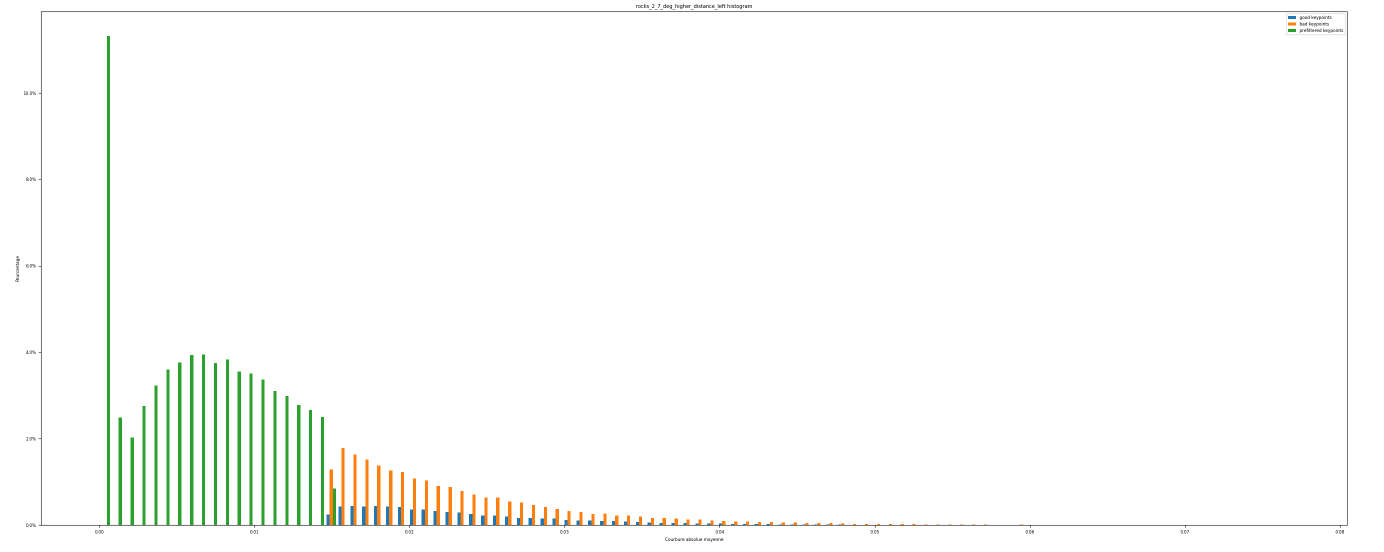
#> input picture blender_category_curvature_histogram.png, 2767 x 1103 px, given in place of 87_img_.png, which was not available (shown at 1/2 size)
$ python test_descriptor.py
#> lines starting #> are read from the running program, lines starting #| are printed output that depends on the picture; after the words box and inside, x2 and y2 are one past the last pixel; in counts of white or black regions, pixels touching at a corner belong together; pictures that were not available may be replaced by others from this repository, and a replacement may not be noted
### code/visu_hessian.py
import os
import sys
import cv2 as cv

import matplotlib.pyplot as plt
from matplotlib import colors
import numpy as np

from tqdm import tqdm
from numba import njit

# add the path to the descriptor folder
sys.path.append(os.path.join("..", "descriptor"))
# import visualize_hessian.visu_hessian
import descriptor as desc

# return to the root directory
sys.path.append(os.path.join(".."))

# set pyplot parameters
plt.rcParams["font.size"] = "6"


def convert_uint8_to_float32(img):
    """
    Convert a uint8 image to float32 image.
    img: uint8 image
    Return: float32 image
    """
    # force cast into float32 to avoid overflow
    img = img.astype(np.float32)
    # normalize image between 0 and 1
    img = img / 255
    return img


@njit
def compute_gradient(g_img, position):
    """
    Compute gradient with finite differences at order 1.
    g_img: float32 grayscale image
    position: (x,y) position of point in pixels
    return: gradient vector [dx, dy]
    """
    x, y = position
    dx = g_img[y, x + 1] - g_img[y, x - 1]
    dy = g_img[y + 1, x] - g_img[y - 1, x]
    return np.array([dx, dy])


@njit
def compute_hessian(g_img, position):
    """
    Compute hessian with finite differences at order 2.
    g_img: float32 grayscale image
    position: (x,y) position of the pixel
    return: hessian matrix [[dxx, dxy], [dxy, dyy]]
    """
    x, y = position
    # compute derivatives
    dxx = g_img[y, x + 1] + g_img[y, x - 1] - 2 * g_img[y, x]
    dyy = g_img[y + 1, x] + g_img[y - 1, x] - 2 * g_img[y, x]
    dxy = (
        g_img[y + 1, x + 1]
        + g_img[y - 1, x - 1]
        - g_img[y + 1, x - 1]
        - g_img[y - 1, x + 1]
    ) / 4
    return np.array([[dxx, dxy], [dxy, dyy]])


# [33 lines left out: function crop_image_around_keypoint, not called in this run]


@njit
def compute_hessian_gradient_subimage(sub_img, border_size=1):
    """
    Compute hessian and gradient of neighbors of the keypoint within a square neighborhood.
    sub_img: float32 grayscale image
    border_size: size of the border to exclude from the computation
    For locations in the avoided border, the values are set to 0
    Eigenvalues and eigenvectors are in decreasing order of signed value
    Convention: the eigenvectors are the rows of the eigvects array,
    ie eigvects[y, x, 0, 1] is the vertical coord of the first eigenvector
    That is not the numpy convention.
    Return array of hessian eigenvalues, array of hessian eigenvectors, array of gradients, computed within the border
    Return None if the zoomed area is not in the image.
    """

    h, w = sub_img.shape
    # initialize arrays
    eigvals = np.zeros((h, w, 2), dtype=np.float32)
    eigvects = np.zeros((h, w, 2, 2), dtype=np.float32)
    gradients = np.zeros((h, w, 2), dtype=np.float32)

    # loop over neighbors
    for y in range(border_size, h - border_size):
        for x in range(border_size, w - border_size):
            # simultaneously compute eigenvalues and eigenvectors
            H = compute_hessian(sub_img, (x, y))
            eigvals[y, x], eigvects_col = np.linalg.eig(
                H
            )  # numpy naturally returns the eigenvectors as columns
            # sort eigenvalues and eigenvectors in decreasing order of signed value
            # numpy argsort by default sorts in increasing order, so we pass the opposite of the eigenvalues
            idx = np.argsort(-eigvals[y, x])
            eigvals[y, x] = eigvals[y, x, idx]
            eigvects_col = eigvects_col[:, idx]

            # eigvect_col is a 2*2 array, each column is an eigenvector
            eigvects[y, x] = (
                eigvects_col.T
            )  # we want the eigenvectors as rows (convention)
            gradients[y, x] = compute_gradient(sub_img, (x, y))

    return eigvals, eigvects, gradients


# [954 lines left out: functions visualize_curvature_values, rotate_subimage, visualize_curvature_values_rotated, add_vector_to_ax, compute_downsampling_step, downsample_array and 11 more, not called in this run]

### descriptor/descriptor.py
import os
import sys
import cv2 as cv
import numpy as np
import matplotlib.pyplot as plt
from scipy.signal import convolve, fftconvolve
import scipy.ndimage as ndimage

# add the path to the visualize_hessian folder
sys.path.append(os.path.join("..", "visualize_hessian"))
# import visualize_hessian.visu_hessian
import visu_hessian as vh

# return to the root directory
sys.path.append(os.path.join(".."))

################
# Orientations #
################


# [224 lines left out: functions compute_orientation, convert_angles_to_pos_degrees, compute_orientations, create_1D_gaussian_kernel, convolve_2D_gaussian, compute_gaussian_mean and 5 more, not called in this run]


def compute_features_overall_abs(g_img, border_size=1):
    """
    Compute useful features for all pixels of a grayscale image.
    All angular features are in degrees in [0, 360[.
    Return signed principal directions, absolute value of eigenvalues, gradients norms and orientations.
    """
    # compute eigenvalues and eigenvectors of the Hessian matrix
    # recall objects in the avoided border are set to 0
    eigvals, eigvects, gradients = vh.compute_hessian_gradient_subimage(
        g_img, border_size
    )

    # compute eigenvalues absolute values
    abs_eigvals = np.abs(eigvals)
    # compute gradients norms
    gradients_norms = np.linalg.norm(gradients, axis=2)

    # Make eigenvalues positive by multiplying their corresponding eigenvectors by their signs.
    # ie 180° rotation
    signed_eigvects = np.zeros_like(eigvects, dtype=np.float32)
    for eigval_id in range(2):
        signed_eigvects[:, :, eigval_id] = (
            eigvects[:, :, eigval_id]
            * ((eigvals[:, :, eigval_id] > 0)[:, :, np.newaxis])
            + eigvects[:, :, eigval_id]
            * ((eigvals[:, :, eigval_id] < 0) * (-1))[:, :, np.newaxis]
        )

    # compute principal directions of the Hessian matrix as angles with horizontal vector
    signed_principal_directions = np.zeros(eigvects.shape[:3], dtype=np.float32)
    for eigvect_id in range(2):
        signed_principal_directions[:, :, eigvect_id] = compute_horiz_angles(
            signed_eigvects[:, :, eigvect_id]
        )
    # compute orientations of the gradients in degrees
    orientations = compute_orientations(g_img, border_size)

    # convert and rescale angles in [0, 360[
    posdeg_orientations = convert_angles_to_pos_degrees(orientations)
    # same for principal directions (therefore they are angles)
    posdeg_signed_principal_directions = np.zeros(
        signed_principal_directions.shape[:3], dtype=np.float32
    )
    for prin_dir_id in range(2):
        posdeg_signed_principal_directions[
            :, :, prin_dir_id
        ] = convert_angles_to_pos_degrees(
            signed_principal_directions[:, :, prin_dir_id]
        )

    features = [
        posdeg_signed_principal_directions,
        abs_eigvals,
        gradients_norms,
        posdeg_orientations,
    ]

    return features


######################
# Compute histograms #
######################


# [508 lines left out: functions rescale_value, rotate_orientations, compute_vector_histogram, rotate_point, rotate_point_pixel, compute_rotated_vector_histogram and 2 more, not called in this run]


# def compute_descriptor_histograms_1_2_rotated(
#     overall_features_1_2, kp_position, nb_bins=3, bin_radius=2, delta_angle=5.0, sigma=0
# ):
#     """
#     Compute the histograms for the descriptor of a keypoint, with the rotated neighborhood.
#     overall_features_posneg: list of features arrays of all pixels of the image
#     kp_position: (x, y) int pixel position of keypoint in the image frame
#     return descriptor_histograms: list of 3 histograms, each of shape (nb_bins, nb_bins, nb_angular_bins)
#     1st histogram: first eigenvalues (highest signed value)
#     2nd histogram: second eigenvalues
#     3rd histogram: gradients
#     """
#     x_kp, y_kp = kp_position
#     # unpack the features
#     (
#         posdeg_principal_directions,
#         abs_eigvals,
#         gradients_norms,
#         posdeg_orientations,
#     ) = overall_features_1_2

#     # compute absolute value of keypoint eigenvalue for rescale
#     kp_abs_eigvals = abs_eigvals[y_kp, x_kp]

#     # rescale vectors values by keypoint value
#     rescaled_eigvals = np.zeros_like(abs_eigvals, dtype=np.float32)
#     for eigval_id in range(2):
#         rescaled_eigvals[:, :, eigval_id] = rescale_value(
#             abs_eigvals[:, :, eigval_id], kp_abs_eigvals[eigval_id]
#         )

#     # rotate vectors orientations
#     # principal directions
#     kp_prin_dirs = posdeg_principal_directions[y_kp, x_kp]
#     rotated_prin_dirs = np.zeros_like(posdeg_principal_directions, dtype=np.float32)
#     for eigval_id in range(2):
#         rotated_prin_dirs[:, :, eigval_id] = rotate_orientations(
#             posdeg_principal_directions[:, :, eigval_id],
#             kp_prin_dirs[eigval_id],
#         )
#     # gradients orientations
#     kp_orientation = posdeg_orientations[y_kp, x_kp]
#     rotated_orientations = rotate_orientations(
#         posdeg_orientations,
#         kp_orientation,
#     )

#     # compute the 2 eigenvalues histograms
#     eigvals_hists = [
#         compute_rotated_vector_histogram(
#             rescaled_eigvals[:, :, eigval_id],
#             rotated_prin_dirs[:, :, eigval_id],
#             kp_position,
#             kp_orientation,
#             nb_bins,
#             bin_radius,
#             delta_angle,
#             sigma,
#         )
#         for eigval_id in range(2)
#     ]

#     # compute gradients histogram
#     grad_hist = compute_rotated_vector_histogram(
#         gradients_norms,
#         rotated_orientations,
#         kp_position,
#         kp_orientation,
#         nb_bins,
#         bin_radius,
#         delta_angle,
#         sigma,
#     )

#     # stack all histograms
#     descriptor_histograms = [eigvals_hists[0], eigvals_hists[1], grad_hist]

#     return descriptor_histograms


def compute_descriptor_histograms_1_2_rotated(
    overall_features_1_2,
    kp_position,
    nb_bins=3,
    bin_radius=2,
    delta_angle=5.0,
    sigma=0,
    normalization_mode="global",
):
    """
    Compute the histograms for the descriptor of a keypoint, with the rotated neighborhood.
    overall_features_posneg: list of features arrays of all pixels of the image
    kp_position: (x, y) int pixel position of keypoint in the image frame
    normalization_mode: str mode of normalization (default is "global"), dictates how to normalize the histogram
    return descriptor_histograms: list of 3 histograms, each of shape (nb_bins, nb_bins, nb_angular_bins)
    1st histogram: first eigenvalues (highest signed value)
    2nd histogram: second eigenvalues
    3rd histogram: gradients
    """
    x_kp, y_kp = kp_position
    # unpack the features
    (
        posdeg_principal_directions,
        abs_eigvals,
        gradients_norms,
        posdeg_orientations,
    ) = overall_features_1_2

    # compute absolute value of keypoint eigenvalue for rescale
    kp_abs_eigvals = abs_eigvals[y_kp, x_kp]

    # rescale vectors values by keypoint value
    rescaled_eigvals = np.zeros_like(abs_eigvals, dtype=np.float32)
    for eigval_id in range(2):
        rescaled_eigvals[:, :, eigval_id] = rescale_value(
            abs_eigvals[:, :, eigval_id], kp_abs_eigvals[eigval_id]
        )

    # rotate vectors orientations
    # principal directions
    kp_prin_dirs = posdeg_principal_directions[y_kp, x_kp]
    rotated_prin_dirs = np.zeros_like(posdeg_principal_directions, dtype=np.float32)
    for eigval_id in range(2):
        rotated_prin_dirs[:, :, eigval_id] = rotate_orientations(
            posdeg_principal_directions[:, :, eigval_id],
            kp_prin_dirs[eigval_id],
        )
    # gradients orientations
    kp_orientation = posdeg_orientations[y_kp, x_kp]
    rotated_orientations = rotate_orientations(
        posdeg_orientations,
        kp_orientation,
    )

    # compute the 2 eigenvalues histograms
    eigvals_hists = [
        compute_rotated_vector_histogram(
            rescaled_eigvals[:, :, eigval_id],
            rotated_prin_dirs[:, :, eigval_id],
            kp_position,
            kp_orientation,
            nb_bins,
            bin_radius,
            delta_angle,
            sigma,
            normalization_mode,
        )
        for eigval_id in range(2)
    ]

    # compute gradients histogram
    grad_hist = compute_rotated_vector_histogram(
        gradients_norms,
        rotated_orientations,
        kp_position,
        kp_orientation,
        nb_bins,
        bin_radius,
        delta_angle,
        sigma,
        normalization_mode,
    )

    # stack all histograms
    descriptor_histograms = [eigvals_hists[0], eigvals_hists[1], grad_hist]

    return descriptor_histograms


#######################
# Descriptor Matching #
#######################


# [24 lines left out: functions flatten_descriptor, compute_descriptor_distance, not called in this run]
import os
import sys
import cv2 as cv
import numpy as np
import matplotlib.pyplot as plt
from scipy.signal import convolve, fftconvolve
import scipy.ndimage as ndimage

# add the path to the visualize_hessian folder
sys.path.append(os.path.join("..", "visualize_hessian"))
# import visualize_hessian.visu_hessian
import visu_hessian as vh

# return to the root directory
sys.path.append(os.path.join(".."))

################
# Orientations #
################


def compute_orientation(g_img, position, epsilon=1e-6):
    """
    Compute the orientation of the keypoint with Lowe's formula.
    g_img: float32 grayscale image
    position: (x, y) int pixel position of point
    epsilon: float to avoid division by 0 (default is 1e-6)
    return orientation: float32 orientation of the keypoint in degrees, within [0, 360[
    """
    x, y = position
    denominator = g_img[y, x + 1] - g_img[y, x - 1]
    # if denominator is too small, add or subtract epsilon to avoid division by 0 (convention taken)
    if np.abs(denominator) < epsilon:
        if denominator >= 0:
            denominator += epsilon
        else:
            denominator -= epsilon
    slope = (g_img[y + 1, x] - g_img[y - 1, x]) / denominator
    orientation = np.arctan(slope)

    return orientation


def convert_angles_to_pos_degrees(angles):
    """
    Convert array of angles in radians to positive degrees in [0, 360[
    """
    # translate the angles in [0, 2pi[
    posdeg_angles = angles % (2 * np.pi)
    # translate the orientation in [0, 360[
    posdeg_angles = posdeg_angles * 180 / np.pi
    return posdeg_angles


def compute_orientations(g_img, border_size=1):
    """
    Compute the orientation of all pixels of a grayscale image within a border
    g_img: float32 grayscale image
    border_size: int size of the border to ignore (default is 1)
    return orientations: float32 array of shape (height, width) of the orientations in radians
    """
    orientations = np.zeros_like(g_img, dtype=np.float32)
    for y in range(border_size, g_img.shape[0] - border_size):
        for x in range(border_size, g_img.shape[1] - border_size):
            orientations[y, x] = compute_orientation(g_img, (x, y))
    return orientations


#######################
# Gaussians averaging #
#######################


# [59 lines left out: functions create_1D_gaussian_kernel, convolve_2D_gaussian, compute_gaussian_mean, not called in this run]


###########################
# Compute feature vectors #
###########################


# def compute_angle(v1, v2, eps=1e-6):
#     """
#     Compute the angle between 2 vectors, in radians.
#     horizontal vector is always passed as second argument.
#     Return 0 if one of the vectors is null.
#     """
#     norms = [np.linalg.norm(v1), np.linalg.norm(v2)]
#     if norms[0] < eps or norms[1] < eps:
#         return 0.0
#     angle = np.arccos(np.dot(v1, v2) / (norms[0] * norms[1]))
#     return angle


def compute_angle(v1, v2, eps=1e-6):
    """
    Compute the angle between 2 vectors, in radians, in [0,2*pi].
    horizontal vector is always passed as second argument.
    Return 0 if one of the vectors is null.
    """
    norms = [np.linalg.norm(v1), np.linalg.norm(v2)]
    if norms[0] < eps or norms[1] < eps:
        return 0.0
    angle = np.arccos(np.dot(v1, v2) / (norms[0] * norms[1]))
    # decide between 2 possible angles with cross product
    if np.cross(v2, v1) < 0:
        angle = 2 * np.pi - angle
    return angle


def compute_horiz_angles(arrvects):
    """
    compute angle between each vector of the given array and the horizontal vector (0, 1) (in the image's frame)
    arrvects: numpy array of *non null* 2D vectors, of shape (height, width, 2) of float32 (recall vectors are the rows and not the columns)
    so arrvects[0,0,:] is the vector at the position (0,0) of the image
    return horiz_angles: numpy array of shape (height, width) of float32 with angles in radians
    """
    horiz_vect = np.array([0, 1], dtype=np.float32)

    def helper(vector):
        return compute_angle(vector, horiz_vect)

    horiz_angles = np.apply_along_axis(helper, -1, arrvects)

    return horiz_angles


# [9 lines of commented-out code are left out]


# [133 lines left out: functions split_posneg_parts, compute_features_overall, make_eigvals_positive, compute_features_overall2, not called in this run]


######################
# Compute histograms #
######################


def rescale_value(values, kp_value, epsilon=1e-6):
    """
    Rescale vector values by keypoint value with broadcast.
    Vector value must be positive.
    If kp_value is null, divide by 1 instead.
    epsilon: float to avoid division by 0 (default is 1e-6)
    """
    if kp_value < epsilon:
        print("Warning: keypoint value is null, rescale by 1 instead")
        kp_value = 1  # could use another value such as 0.1 or 0.01 ? to better convey the fact that the value is null at that point
    return values / kp_value


def rotate_orientations(orientations, kp_orientation):
    """
    Rotate orientations with kp orientation in trigo order with broadcast.
    """
    rotated_orientations = (orientations - kp_orientation) % 360.0
    return rotated_orientations


# [578 lines left out: functions compute_vector_histogram, rotate_point, rotate_point_pixel, compute_rotated_vector_histogram, compute_descriptor_histograms, compute_descriptor_histograms2 and 6 more, not called in this run]

### descriptor/test_descriptor.py
import os
import sys
import cv2 as cv
import matplotlib.pyplot as plt
import numpy as np
import descriptor
import visu_descriptor

# add the path to the visualize_hessian folder
sys.path.append(os.path.join("..", "visualize_hessian"))
# import visualize_hessian.visu_hessian
import visu_hessian as vh

# return to the root directory
sys.path.append(os.path.join(".."))

# paths are relative to the directory where the terminal is opened

# load grayscale img
img = cv.imread(os.path.join("..", "images", "87_img_.png"), 0)
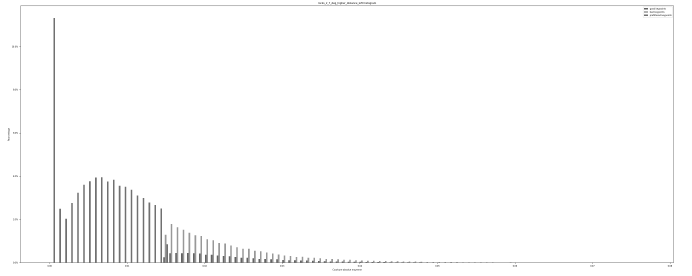
#> img: shape (1103, 2767) (shown at 1/4 size); min 0, max 255, mean 251.8
# plt.imshow(img, cmap="gray")
# plt.show()

# convert to float32
float32_img = vh.convert_uint8_to_float32(img)

# choose a keypoint
position = (200, 200)

# crop the image around the keypoint
radius = 50
sub_float32_img = float32_img[
    position[1] - radius : position[1] + radius + 1,
    position[0] - radius : position[0] + radius + 1,
]
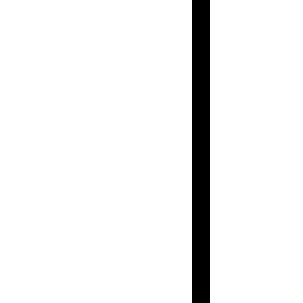
#> sub_float32_img: shape (101, 101) float32 (shown 3 times larger); values 0.439 (black) and 1 (white), 94.1% white; 1 black region, box (x1, y1, x2, y2) and area: (64, 0, 70, 101) 606
sub_position = (radius, radius)


# [74 lines of commented-out code are left out]

a = 2


# #################################
# # Test compute_features_overall_posneg #
# #################################

# features_overall_posneg = descriptor.compute_features_overall_posneg(float32_img, border_size=1)

# # # print("features_overall_posneg", features_overall_posneg)

# # ######################################
# # # Test compute_descriptor_histograms_posneg #
# # ######################################

# descriptor_histos = descriptor.compute_descriptor_histograms_posneg(features_overall_posneg, position)

# # # print("histos", histos)

# # #################
# # # Visualization #
# # #################

# # # titles = ["positive eigenvalues", "negative eigenvalues", "gradients"]
# # # for id_value in range(len(histos)):
# # #     descriptor.display_spatial_histograms(histos[id_value], titles[id_value])

# values_names = ["positive eigenvalues", "negative eigenvalues", "gradients"]
# descriptor.display_descriptor(descriptor_histos, values_names=values_names)


# ################################
# Test compute_overall_features2 #
##################################

# features_overall_abs = descriptor.compute_features_overall_abs(float32_img, border_size=1)


#######################################
# Test compute_descriptor_histograms_1_2 #
#######################################

# descriptor_histos2 = descriptor.compute_descriptor_histograms_1_2(
#     features_overall_abs, position
# )


# # #################
# # # Visualization 2 #
# # #################

values_names2 = ["1st eigenvalues", "2nd eigenvalues", "gradients"]
# [16 lines of commented-out code are left out]

import scipy.ndimage as ndimage


# a = 2


#######################################
# Test compute_descriptor_histograms_1_2_rotated #
#######################################
features_overall_abs = descriptor.compute_features_overall_abs(
    sub_float32_img, border_size=1
)
#> in compute_features_overall_abs, `gradients_norms = np.linalg.norm(gradients, axis=2)`:
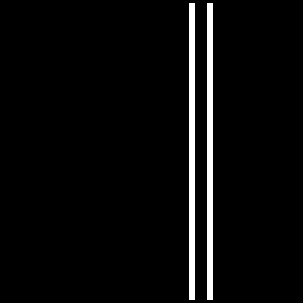
#> gradients_norms: shape (101, 101) float32 (shown 3 times larger); values 0 (black) and 0.561 (white), 3.9% white in thin lines or dots, all inside (x1, y1, x2, y2) = (63, 1, 71, 100)
#> the loop in compute_features_overall_abs, `for eigvect_id in range(2):` made 2 passes
#> pass 2, in compute_horiz_angles (call 2), `horiz_angles = np.apply_along_axis(helper, -1, arrvects)`:
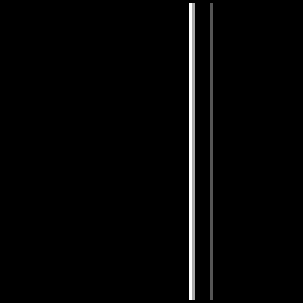
#> horiz_angles: shape (101, 101) float64 (shown 3 times larger); min 0, max 4.71, mean 0.0915; drawn with min black and max white
#> the loop in compute_orientations, `for y in range(border_size, g_img.shape[0] - border_size):` made 99 passes

descriptor_histos2_rotated = descriptor.compute_descriptor_histograms_1_2_rotated(
    features_overall_abs, sub_position
)
#> (the run stopped early here; a loop or call above may not have finished)
